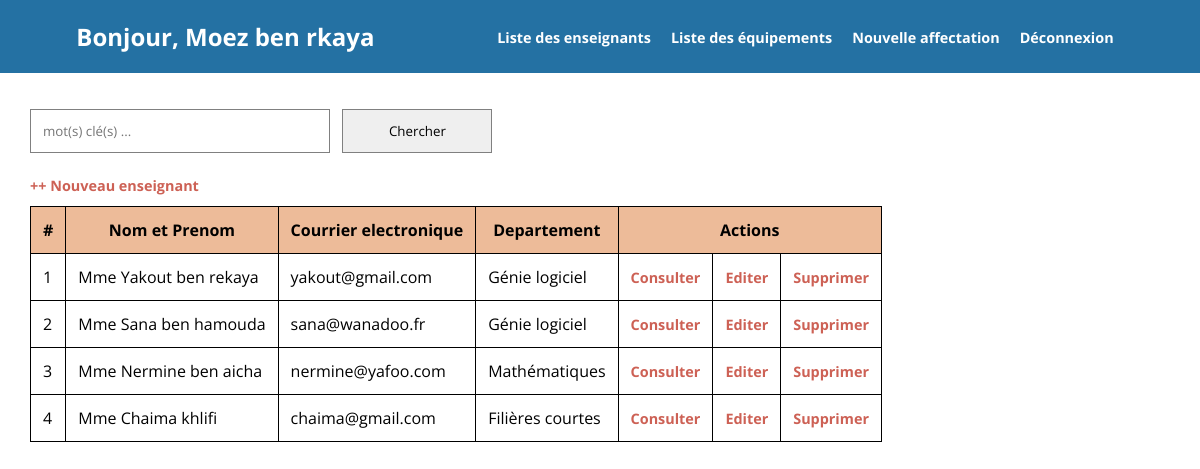
The app's page /dashbord.php (signed in) with its own data.
### tables this page shows
CREATE TABLE IF NOT EXISTS enseignant (
id int(11) PRIMARY KEY NOT NULL AUTO_INCREMENT,
civilite varchar(100) NOT NULL,
fullname varchar(100) NOT NULL,
email varchar(100) UNIQUE NOT NULL,
dept int(11) NOT NULL
);

CREATE TABLE IF NOT EXISTS departement (
codedept int(11) PRIMARY KEY NOT NULL AUTO_INCREMENT,
libdept varchar(100) NOT NULL
);

### dashbord.php (the view, shortened to what this page needs)
<?php
require_once "connect.php";
$name = $_SESSION['user']['fullname'];
$search = isset($_GET['chercher'])?$_GET['chercher']:"";
$sql = "select id, civilite, fullname, email, libdept
        from enseignant e,  departement d
        where d.codedept = e.dept and
        (fullname like '%$search$' or email like '%$search%' or libdept like '%$search%')";
$conn->query("SET NAMES 'utf8'");
$res = $conn->query($sql);
$nb = $res->num_rows;
?>
<!DOCTYPE html>
<html lang="en">
<head>
    <link rel="stylesheet" href="style.css">
</head>
<body>
<?php
include "menubar.php";
?>
<section class="content">
<form class="form-inline">
<input type="text" placeholder="mot(s) clé(s) ..." name="chercher">
<input type="submit" value="Chercher" class="btn-info">
</form>
<a href="new_enseignant.php">++ Nouveau enseignant</a>
<?php if($nb==0)
echo '<div class="alert">Aucun resultat ...</div>';
else {
?>
<table>
    <tr>
    <th>#</th>
    <th>Nom et Prenom</th>
    <th>Courrier electronique</th>
    <th>Departement</th>
    <th colspan="3">Actions</th>
    </tr>
    <?php while ($rows = $res->fetch_assoc()) {?>
        <tr>
        <td><?php echo $rows['id'];?></td>
        <td><?php echo $rows['civilite'].' '.$rows['fullname'];?></td>
        <td><?php echo $rows['email'];?></td>
        <td><?php echo $rows['libdept'];?></td>
        <td><a href="">Consulter</a></td>
        <td><a href="">Editer</a></td>
        <td><a href="">Supprimer</a></td>
        </tr>
    <?php } ?>
</table>
<?php } ?>
</body>
</html>

### menubar.php
<header>
    <h2><?php echo "Bonjour, $name"?></h2>
    <nav>
        <ul>
            <li><a href="">Liste des enseignants</a></li>
            <li><a href="">Liste des équipements</a></li>
            <li><a href="">Nouvelle affectation</a></li>
            <li><a href="logout.php">Déconnexion</a></li>
        </ul>
    </nav>
</header>

### style.css (style rules this page uses)
* { margin: 0; padding: 0; box-sizing: border-box; font-family: 'Open Sans', sans-serif; text-decoration: none; list-style: none; scroll-behavior: smooth; }
input, select { display: block; padding: 12px; margin:6px 0; width: 100%; border:.5px solid gray; outline: none; }
a, form a { color:#CD6155; font-size: 0.9em; font-weight:bold; }
header { padding: 20px; display: flex; align-items: center; justify-content:space-around; color: white; background-color: #2471A3; }
nav ul { display: flex; align-items: center; justify-content:center }
nav ul li { margin:0 10px; }
nav ul li a { color:white; }
table { border-collapse: collapse; margin:10px 0; }
th, td { padding: 12px; border: solid 1px }
tr:first-child { background: #EDBB99; }
.content { padding: 30px; }
.form-inline { display: flex; margin-bottom:15px; }
.form-inline input, .form-inline select { width:300px; }
.form-inline input.btn-info { width:150px; }

### records on screen
enseignant: id "1", civilite "Mme", fullname "Yakout ben rekaya", email "yakout@gmail.com", dept.libdept "Génie logiciel"
enseignant: id "2", civilite "Mme", fullname "Sana ben hamouda", email "sana@wanadoo.fr", dept.libdept "Génie logiciel"
enseignant: id "3", civilite "Mme", fullname "Nermine ben aicha", email "nermine@yafoo.com", dept.libdept "Mathématiques"
enseignant: id "4", civilite "Mme", fullname "Chaima khlifi", email "chaima@gmail.com", dept.libdept "Filières courtes"

### other values on screen
$name "Moez ben rkaya"
